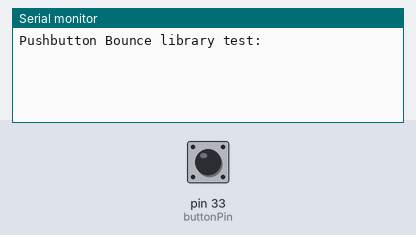
A program run on a simulated Teensy 3. On the bench: the last lines printed to the serial monitor. The test bench sets the inputs (shaded band); at power-on: pin 33 (buttonPin) HIGH.

Above: at 3.2 s.
3.3 s: pin 33 (buttonPin) pulled LOW for 0.15 s
At 4.5 s:
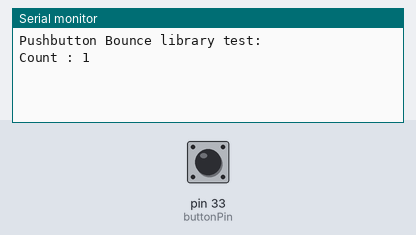
4.9 s: pin 33 (buttonPin) pulled LOW for 1 s
At 5.7 s:
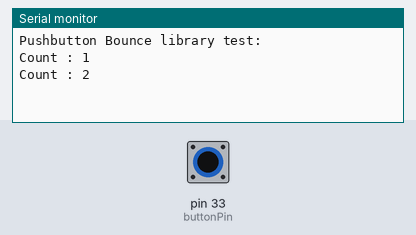
7.4 s: pin 33 (buttonPin) pulled LOW for 0.15 s
At 8.8 s:
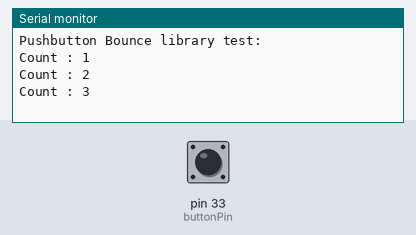

The program:

main.cpp
```cpp
#include <Arduino.h>
#include <Bounce.h>
#include <Metro.h>

const int buttonPin = 33;

static uint32_t count = 0;
static uint32_t previous_count = 0;
static Metro metro = Metro(100);
Bounce pushbutton = Bounce(buttonPin, 5); // 10 ms debounce

void setup()
{
  pinMode(buttonPin, INPUT_PULLUP);
  Serial.begin(9600);
  delay(2000);
  Serial.println("Pushbutton Bounce library test:");
}

void loop()
{
  if (pushbutton.update())
  {
    if (pushbutton.fallingEdge())
    {
      count = count + 1;
    }
  }

  else if ((count != previous_count) && metro.check())
  {
    previous_count = count;
    Serial.printf("Count : %d\n", count);
  }
}
```

Measured:
- after the input at 3.3 s, the serial monitor: prints a new line at once (image 1)
- after the input at 4.9 s, the serial monitor: prints a new line at once (image 2)
- after the input at 7.4 s, the serial monitor: prints a new line at once (image 3)
